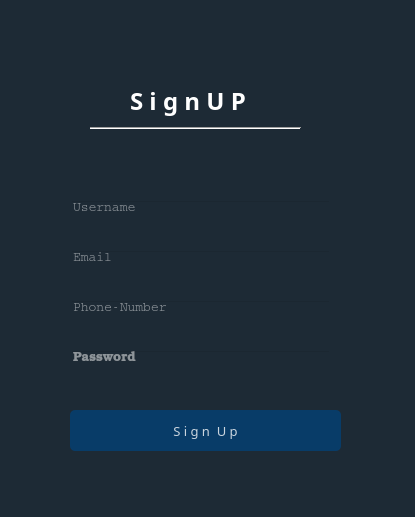
<?xml version="1.0" encoding="UTF-8"?>
<ui version="4.0">
 <class>Form</class>
 <widget class="QWidget" name="Form">
  <property name="geometry">
   <rect>
    <x>0</x>
    <y>0</y>
    <width>415</width>
    <height>517</height>
   </rect>
  </property>
  <property name="windowTitle">
   <string>Form</string>
  </property>
  <widget class="QLabel" name="label">
   <property name="geometry">
    <rect>
     <x>0</x>
     <y>-10</y>
     <width>551</width>
     <height>581</height>
    </rect>
   </property>
   <property name="styleSheet">
    <string notr="true">background-color:rgba(16,30,41,240);
border-radius: 10px;</string>
   </property>
   <property name="text">
    <string/>
   </property>
  </widget>
  <widget class="QLineEdit" name="lineEdit">
   <property name="geometry">
    <rect>
     <x>70</x>
     <y>200</y>
     <width>261</width>
     <height>21</height>
    </rect>
   </property>
   <property name="font">
    <font>
     <family>Courier</family>
     <pointsize>10</pointsize>
    </font>
   </property>
   <property name="styleSheet">
    <string notr="true">background-color:rgba(0,0,0,0);
border:1px solid rgha(0,0,0,0);
border-bottom-color:rgha(46,82,101,255);
color:rgb(255,255,255);
padding-bottom:7px</string>
   </property>
   <property name="text">
    <string/>
   </property>
   <property name="placeholderText">
    <string>Username</string>
   </property>
  </widget>
  <widget class="QLineEdit" name="lineEdit_2">
   <property name="geometry">
    <rect>
     <x>70</x>
     <y>250</y>
     <width>261</width>
     <height>21</height>
    </rect>
   </property>
   <property name="font">
    <font>
     <family>Courier</family>
     <pointsize>10</pointsize>
    </font>
   </property>
   <property name="styleSheet">
    <string notr="true">background-color:rgba(0,0,0,0);
border:1px solid rgha(0,0,0,0);
border-bottom-color:rgha(46,82,101,255);
color:rgb(255,255,255);
padding-bottom:7px</string>
   </property>
   <property name="text">
    <string/>
   </property>
   <property name="placeholderText">
    <string>Email</string>
   </property>
  </widget>
  <widget class="QLineEdit" name="lineEdit_3">
   <property name="geometry">
    <rect>
     <x>70</x>
     <y>300</y>
     <width>261</width>
     <height>21</height>
    </rect>
   </property>
   <property name="font">
    <font>
     <family>Courier</family>
     <pointsize>10</pointsize>
    </font>
   </property>
   <property name="styleSheet">
    <string notr="true">background-color:rgba(0,0,0,0);
border:1px solid rgha(0,0,0,0);
border-bottom-color:rgha(46,82,101,255);
color:rgb(255,255,255);
padding-bottom:7px</string>
   </property>
   <property name="text">
    <string/>
   </property>
   <property name="placeholderText">
    <string>Phone-Number</string>
   </property>
  </widget>
  <widget class="QLineEdit" name="lineEdit_4">
   <property name="geometry">
    <rect>
     <x>70</x>
     <y>350</y>
     <width>261</width>
     <height>21</height>
    </rect>
   </property>
   <property name="font">
    <font>
     <family>Bookman Old Style</family>
     <pointsize>10</pointsize>
    </font>
   </property>
   <property name="styleSheet">
    <string notr="true">background-color:rgba(0,0,0,0);
border:1px solid rgha(0,0,0,0);
border-bottom-color:rgha(46,82,101,255);
color:rgb(255,255,255);
padding-bottom:7px</string>
   </property>
   <property name="text">
    <string/>
   </property>
   <property name="echoMode">
    <enum>QLineEdit::Password</enum>
   </property>
   <property name="placeholderText">
    <string>Password</string>
   </property>
  </widget>
  <widget class="QPushButton" name="pushButton">
   <property name="geometry">
    <rect>
     <x>70</x>
     <y>410</y>
     <width>271</width>
     <height>41</height>
    </rect>
   </property>
   <property name="font">
    <font>
     <family>Sitka Subheading</family>
     <pointsize>10</pointsize>
    </font>
   </property>
   <property name="styleSheet">
    <string notr="true">QPushButton#pushButton{
background-color:rgba(2,65,118,255);
color:rgba(255,255,255,200);
border-radius:5px;
}
QPushButton#pushButton:pressed{
padding-left:5px;
padding-top:5px;
background-color:rgba(2,65,118,100);
background-position:calc(100% - 10px)center;
}
QPushButton#pushButton{
background-color:rgba(2,65,118,200);
}

</string>
   </property>
   <property name="text">
    <string>S i g n  U p</string>
   </property>
  </widget>
  <widget class="QLabel" name="label_2">
   <property name="geometry">
    <rect>
     <x>130</x>
     <y>80</y>
     <width>151</width>
     <height>41</height>
    </rect>
   </property>
   <property name="font">
    <font>
     <family>Rockwell Extra Bold</family>
     <pointsize>18</pointsize>
     <weight>75</weight>
     <bold>true</bold>
    </font>
   </property>
   <property name="styleSheet">
    <string notr="true">color:rgb(255, 255, 255)</string>
   </property>
   <property name="text">
    <string>S i g n U P</string>
   </property>
  </widget>
  <widget class="Line" name="line">
   <property name="geometry">
    <rect>
     <x>90</x>
     <y>120</y>
     <width>211</width>
     <height>16</height>
    </rect>
   </property>
   <property name="orientation">
    <enum>Qt::Horizontal</enum>
   </property>
  </widget>
 </widget>
 <resources/>
 <connections/>
</ui>
